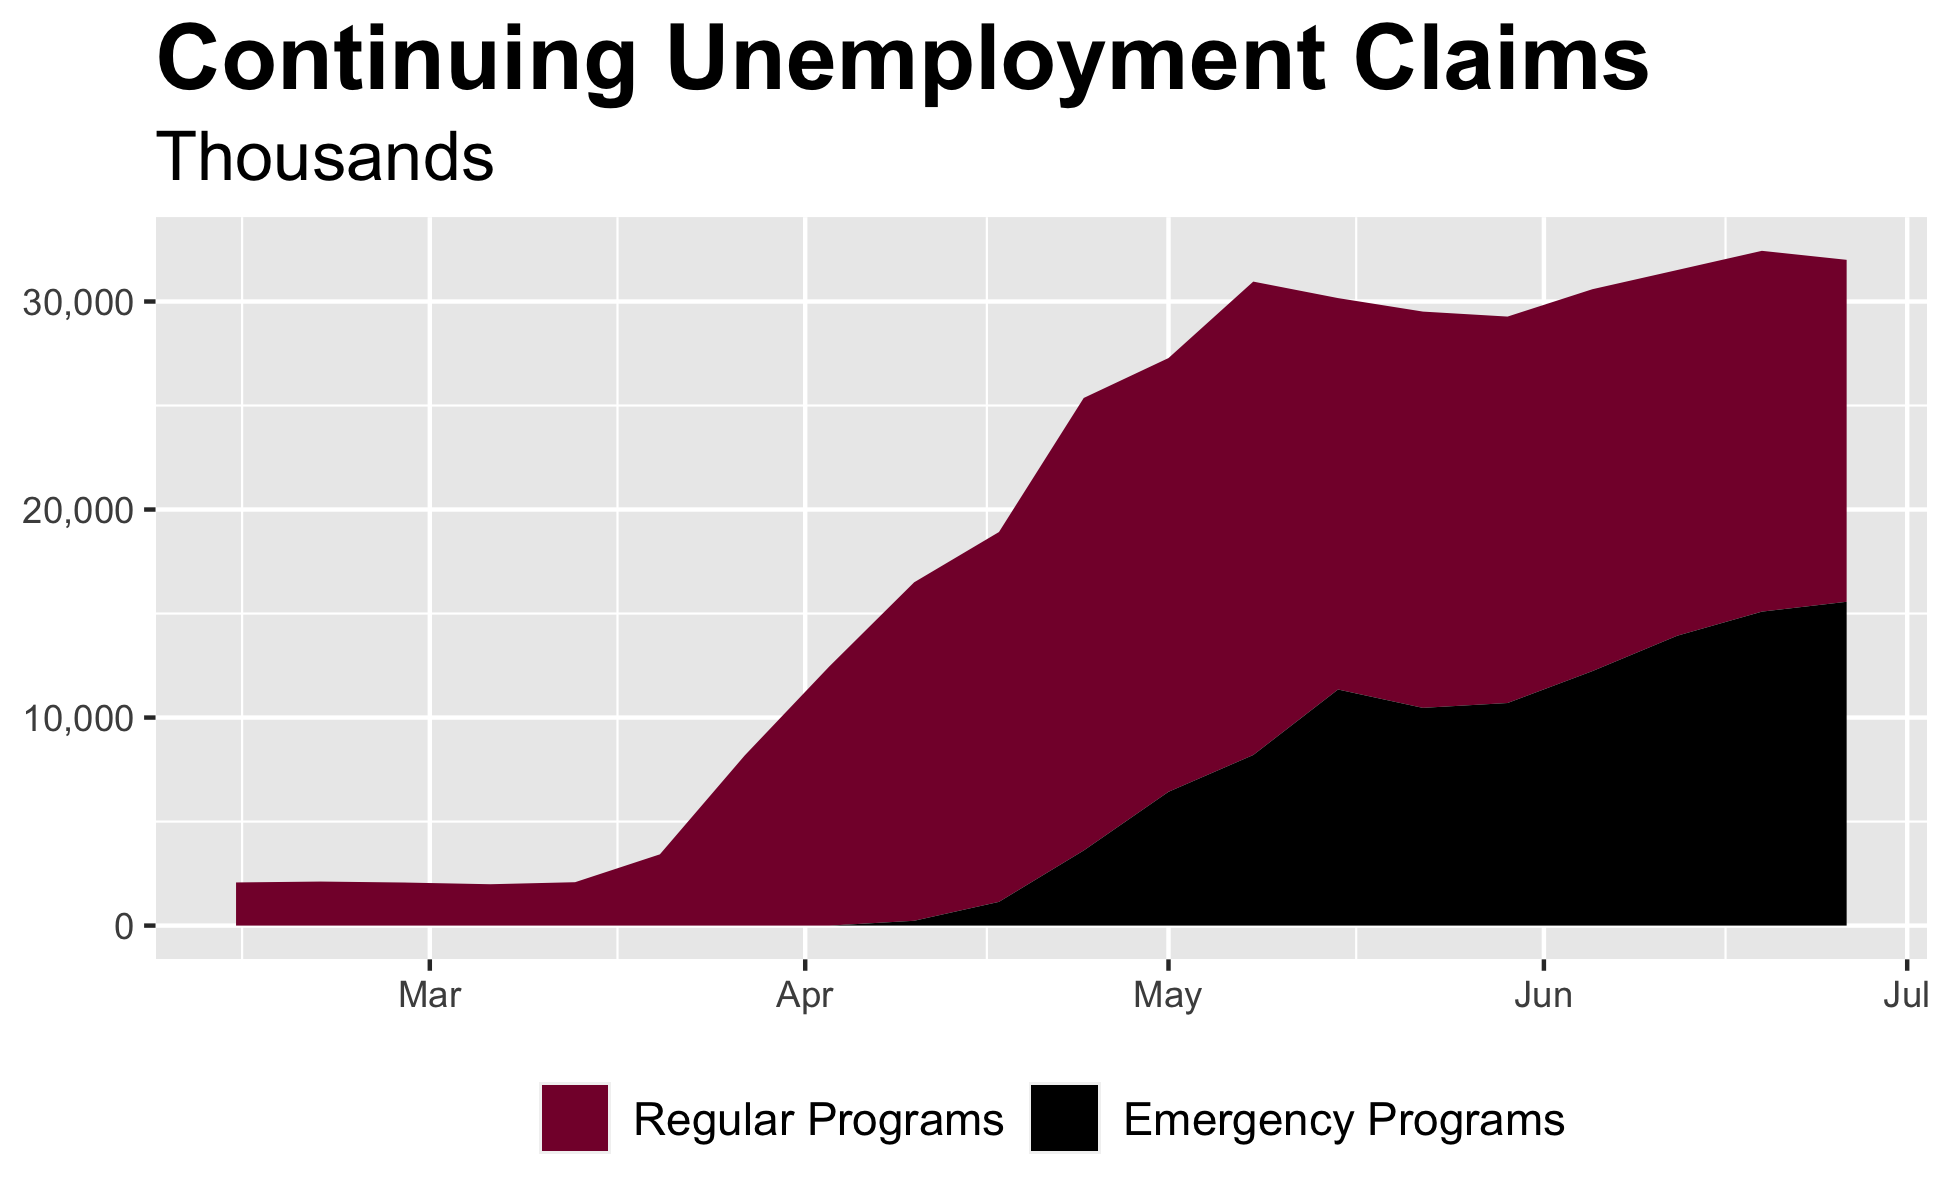

Source code (R):
devtools::install_github("davidallen02/pamngr")

library(magrittr)

p <- readxl::read_excel(path = "data.xlsx", sheet = "injcuito", skip = 3) %>%
  set_colnames(c("dates","continuing_claims")) %>%
  dplyr::slice_max(dates, n = 52) %>%
  ggplot2::ggplot(ggplot2::aes(dates, continuing_claims)) +
  ggplot2::geom_line(size = 2, color = "#850237") +
  ggplot2::labs(
    title = "Continuing Unemployment Claims",
    subtitle = "Thousands"
  ) +
  ggplot2::scale_y_continuous(labels = scales::comma) +
  ggplot2::theme(
    plot.title = ggplot2::element_text(face = "bold", size = ggplot2::rel(3.25)),
    plot.subtitle = ggplot2::element_text(size = ggplot2::rel(2)),
    legend.title = ggplot2::element_blank(),
    legend.text = ggplot2::element_text(size = ggplot2::rel(1.5)),
    legend.position = "bottom",
    axis.title = ggplot2::element_blank(),
    axis.text = ggplot2::element_text(size = ggplot2::rel(1.5))
  )

ggplot2::ggsave(
  filename = "state-fed-continuing-claims.png",
  plot     = p,
  width    = 13.33,
  height   = 6.75,
  units    = 'in'
)

injcuirs <- pamngr::get_data("injcuirs") 
injcuife <- pamngr::get_data("injcuife") 
injcuidv <- pamngr::get_data("injcuidv") 

injccpua <- pamngr::get_data("injccpua") 
injcpeuc <- pamngr::get_data("injcpeuc") 
injceuc  <- pamngr::get_data("injceuc") 
injcexb  <- pamngr::get_data("injcexb") 
injcuisb <- pamngr::get_data("injcuisb") 
injcuisw <- pamngr::get_data("injcuisw") 

regular <- injcuirs %>% 
  dplyr::left_join(injcuife, by = "dates") %>% 
  dplyr::left_join(injcuidv, by = "dates") %>%
  set_colnames(c("dates", "injcuirs","injcuife","injcuidv")) %>%
  dplyr::rowwise() %>%
  dplyr::mutate(regular = sum(injcuirs, injcuife, injcuidv)) %>%
  dplyr::select(c(dates, regular))

emergency <- injccpua %>%
  dplyr::left_join(injcpeuc, by = "dates") %>%
  dplyr::left_join(injceuc, by = "dates") %>%
  dplyr::left_join(injcexb, by = "dates") %>%
  dplyr::left_join(injcuisb, by = "dates") %>%
  dplyr::left_join(injcuisw, by = "dates") %>%
  set_colnames(
    c("dates", "injccpua", "injcpeuc", "injceuc", "injcexb","injcuisb","injcuisw")
  ) %>%
  dplyr::rowwise() %>%
  dplyr::mutate(
    emergency = sum(injccpua, injcpeuc, injceuc, injcexb, injcuisb, injcuisw, 
                    na.rm = TRUE)
  ) %>%
  dplyr::select(c(dates, emergency))

q <- regular %>% 
  dplyr::left_join(emergency, by = "dates") %>% 
  dplyr::ungroup() %>%
  dplyr::mutate(emergency = emergency %>% tidyr::replace_na(0)) %>%
  dplyr::slice_max(order_by = dates, n = 20) %>%
  set_colnames(c("dates", "Regular Programs","Emergency Programs")) %>%
  reshape2::melt(id.vars = "dates") %>%
  ggplot2::ggplot(ggplot2::aes(dates, value, fill = variable)) + 
  ggplot2::geom_area() +
  ggplot2::scale_fill_manual(values = c("#850237", "black")) +
  ggplot2::scale_y_continuous(labels = scales::comma)


q %>%
  pamngr::pam.plot(
    plot.title = "Continuing Unemployment Claims",
    plot.subtitle = "Thousands"
  ) %>%
  pamngr::ppt_output("continuing-claims-composition.png")





